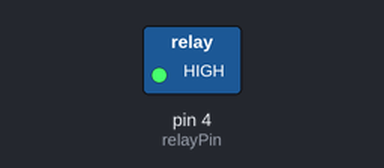
Bench run of a sketch on a simulated Arduino Uno, built with avr-gcc and run on an emulated ATmega328P. Parts: switched loads named in the sketch (green lamp = pin HIGH). Dashed ring = blinking.

Above: at 0.1 s.
Timing chart, 0 to 3.0 s (numbered marks = the images above):
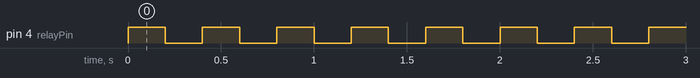

Measured:
- by itself, pin 4 (relayPin): alternates HIGH for 0.20 s and LOW for 0.20 s

The sketch:

hima.ino
```cpp
const int relayPin = 4; // Pin untuk mengontrol relay

void setup() {
  // Inisialisasi pin relay sebagai output
  pinMode(4, OUTPUT);
  // Matikan lampu pada awalnya
  digitalWrite(4, LOW);
}

void loop() {
  // Nyalakan lampu
  digitalWrite(4, HIGH);
  delay(200); // Lampu menyala selama 5 detik

  // Matikan lampu
  digitalWrite(4, LOW);
  delay(200); // Lampu mati selama 5 detik
}
```
